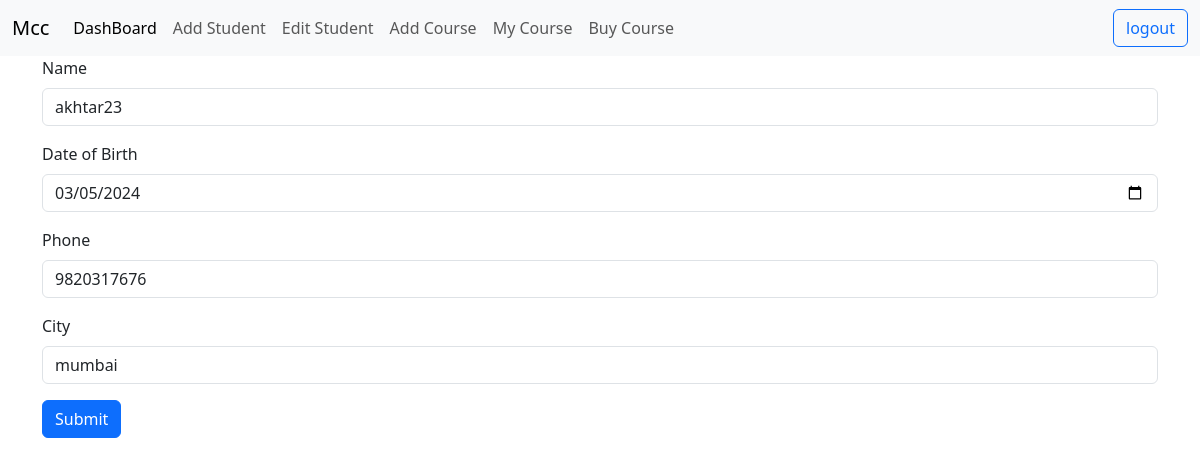
/update_user/1, run on the app's committed database.
### app/models.py (models this page shows, shortened)
class User(AbstractBaseUser):
    email = models.EmailField(unique=True, validators=[EmailValidator(message='Please enter a correct email')])
    name = models.CharField(max_length=100, validators=[MinLengthValidator(5, message='Name should be at least 5 characters'), name_validator])
    phone = models.CharField(max_length=10, validators=[RegexValidator(regex=r'^[0-9]{10}$', message='Number should be 10 digits')], unique=True)
    dob = models.DateField(null=True, blank=True)
    city = models.CharField(max_length=50)
    created_at = models.DateTimeField(auto_now_add=True)
    updated_at = models.DateTimeField(auto_now=True)
    is_staff = models.BooleanField(default=False)
    is_admin = models.BooleanField(default=False)
    is_active = models.BooleanField(default=True)
    CHOICE = [
        ('superuser','SuperUser'),
        ('student','Student')
    ]
    user_type = models.CharField(max_length = 20,choices=CHOICE)
    USERNAME_FIELD = 'email'  # Field to use for login
    REQUIRED_FIELDS = ['name', 'phone', 'is_admin']
    objects = UserManager()

### app/views.py (the view, shortened to what this page needs)
# urls.py: path('update_user/<int:id>',views.update_user,name='update-student'),
def update_user(request, id):
    user = User.objects.filter(id=id).first()
    if user:
        return render(request, 'app/update_user.html', {'user': user})
    else:
        messages.error(request, 'User not found')
        return redirect('view-student')

### templates/app/update_user.html (shortened to what this page needs)
{% extends "app/basic.html" %}
{% block body %}
<div class="container">
<form action="/update_user/{{ user.id }}" method="post">
  <div class="mb-3">
    <label for="name" class="form-label">Name</label>
    <input type="text" name="name" value="{{ user.name }}" class="form-control" id="name">
  </div>
  <div class="mb-3">
    <label for="dob" class="form-label">Date of Birth</label>
    <input type="date" name="dob" value="{{ user.dob|date:'Y-m-d' }}" class="form-control" id="dob">
  </div>
  <div class="mb-3">
    <label for="phone" class="form-label">Phone</label>
    <input type="text" name="phone" value="{{ user.phone }}" class="form-control" id="phone">
  </div>
  <div class="mb-3">
    <label for="city" class="form-label">City</label>
    <input type="text" name="city" value="{{ user.city }}" class="form-control" id="city">
  </div>
  <input type="submit" value="Submit" class="btn btn-primary">
</form>
</div>
{% endblock body %}

### data on the page
User: name "akhtar23", dob "03/05/2024", phone "9820317676", city "mumbai"
